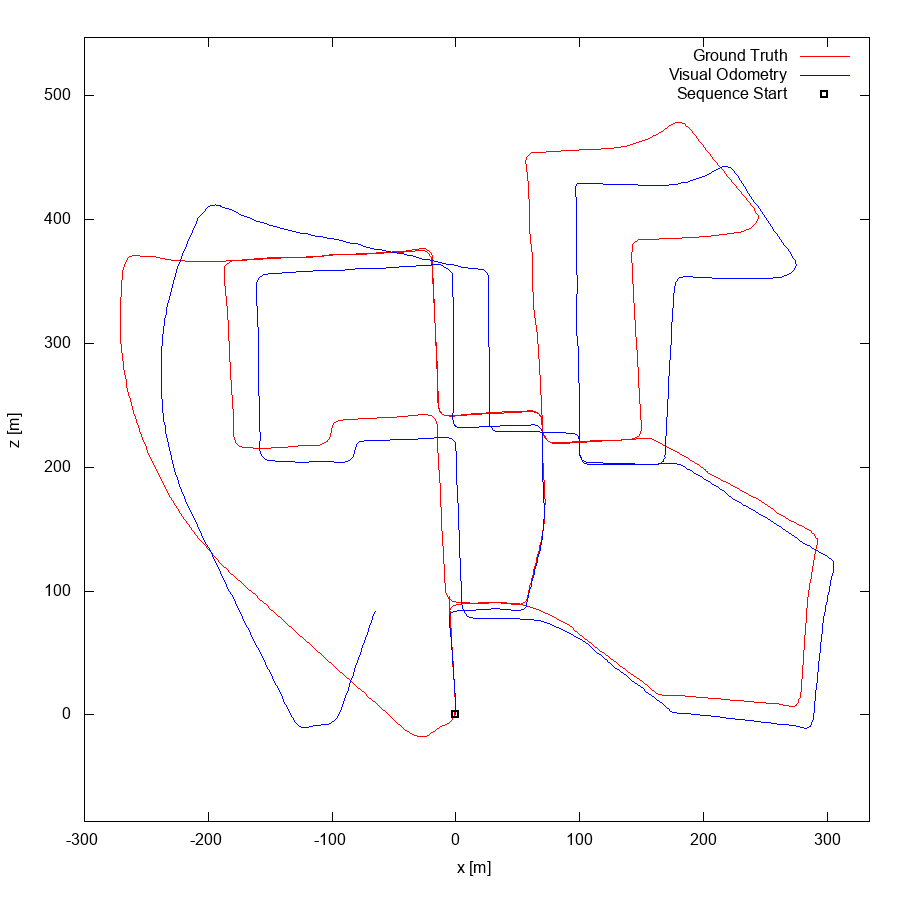

This chart was generated by the following gnuplot code:
set term postscript eps enhanced color
set output "00.eps"
set size ratio -1
set xrange [-300:334]
set yrange [-86:547]
set xlabel "x [m]"
set ylabel "z [m]"
plot "00.txt" using 1:2 lc rgb "#FF0000" title 'Ground Truth' w lines,"00.txt" using 3:4 lc rgb "#0000FF" title 'Visual Odometry' w lines,"< head -1 00.txt" using 1:2 lc rgb "#000000" pt 4 ps 1 lw 2 title 'Sequence Start' w points
